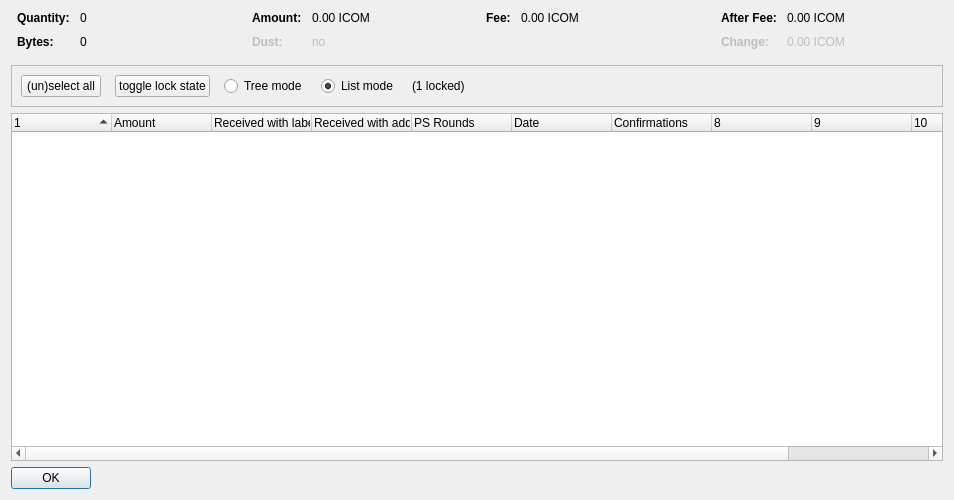
<?xml version="1.0" encoding="UTF-8"?>
<ui version="4.0">
 <class>CoinControlDialog</class>
 <widget class="QDialog" name="CoinControlDialog">
  <property name="geometry">
   <rect>
    <x>0</x>
    <y>0</y>
    <width>954</width>
    <height>500</height>
   </rect>
  </property>
  <property name="windowTitle">
   <string>Coin Selection</string>
  </property>
  <layout class="QVBoxLayout" name="verticalLayout">
   <item>
    <layout class="QHBoxLayout" name="horizontalLayoutTop" stretch="0,0,0,0">
     <property name="topMargin">
      <number>0</number>
     </property>
     <property name="bottomMargin">
      <number>10</number>
     </property>
     <item>
      <layout class="QFormLayout" name="formLayoutCoinControl1">
       <property name="horizontalSpacing">
        <number>10</number>
       </property>
       <property name="verticalSpacing">
        <number>10</number>
       </property>
       <property name="leftMargin">
        <number>6</number>
       </property>
       <property name="rightMargin">
        <number>6</number>
       </property>
       <item row="0" column="0">
        <widget class="QLabel" name="labelCoinControlQuantityText">
         <property name="font">
          <font>
           <weight>75</weight>
           <bold>true</bold>
          </font>
         </property>
         <property name="text">
          <string>Quantity:</string>
         </property>
        </widget>
       </item>
       <item row="0" column="1">
        <widget class="QLabel" name="labelCoinControlQuantity">
         <property name="cursor">
          <cursorShape>IBeamCursor</cursorShape>
         </property>
         <property name="contextMenuPolicy">
          <enum>Qt::ActionsContextMenu</enum>
         </property>
         <property name="text">
          <string notr="true">0</string>
         </property>
         <property name="textInteractionFlags">
          <set>Qt::LinksAccessibleByMouse|Qt::TextSelectableByKeyboard|Qt::TextSelectableByMouse</set>
         </property>
        </widget>
       </item>
       <item row="1" column="0">
        <widget class="QLabel" name="labelCoinControlBytesText">
         <property name="font">
          <font>
           <weight>75</weight>
           <bold>true</bold>
          </font>
         </property>
         <property name="text">
          <string>Bytes:</string>
         </property>
        </widget>
       </item>
       <item row="1" column="1">
        <widget class="QLabel" name="labelCoinControlBytes">
         <property name="cursor">
          <cursorShape>IBeamCursor</cursorShape>
         </property>
         <property name="contextMenuPolicy">
          <enum>Qt::ActionsContextMenu</enum>
         </property>
         <property name="text">
          <string notr="true">0</string>
         </property>
         <property name="textInteractionFlags">
          <set>Qt::LinksAccessibleByMouse|Qt::TextSelectableByKeyboard|Qt::TextSelectableByMouse</set>
         </property>
        </widget>
       </item>
      </layout>
     </item>
     <item>
      <layout class="QFormLayout" name="formLayoutCoinControl2">
       <property name="horizontalSpacing">
        <number>10</number>
       </property>
       <property name="verticalSpacing">
        <number>10</number>
       </property>
       <property name="leftMargin">
        <number>6</number>
       </property>
       <property name="rightMargin">
        <number>6</number>
       </property>
       <item row="0" column="0">
        <widget class="QLabel" name="labelCoinControlAmountText">
         <property name="font">
          <font>
           <weight>75</weight>
           <bold>true</bold>
          </font>
         </property>
         <property name="text">
          <string>Amount:</string>
         </property>
        </widget>
       </item>
       <item row="0" column="1">
        <widget class="QLabel" name="labelCoinControlAmount">
         <property name="cursor">
          <cursorShape>IBeamCursor</cursorShape>
         </property>
         <property name="contextMenuPolicy">
          <enum>Qt::ActionsContextMenu</enum>
         </property>
         <property name="text">
          <string notr="true">0.00 ICOM</string>
         </property>
         <property name="textInteractionFlags">
          <set>Qt::LinksAccessibleByMouse|Qt::TextSelectableByKeyboard|Qt::TextSelectableByMouse</set>
         </property>
        </widget>
       </item>
       <item row="1" column="0">
        <widget class="QLabel" name="labelCoinControlLowOutputText">
         <property name="enabled">
          <bool>false</bool>
         </property>
         <property name="font">
          <font>
           <weight>75</weight>
           <bold>true</bold>
          </font>
         </property>
         <property name="text">
          <string>Dust:</string>
         </property>
        </widget>
       </item>
       <item row="1" column="1">
        <widget class="QLabel" name="labelCoinControlLowOutput">
         <property name="enabled">
          <bool>false</bool>
         </property>
         <property name="cursor">
          <cursorShape>IBeamCursor</cursorShape>
         </property>
         <property name="contextMenuPolicy">
          <enum>Qt::ActionsContextMenu</enum>
         </property>
         <property name="text">
          <string notr="true">no</string>
         </property>
         <property name="textInteractionFlags">
          <set>Qt::LinksAccessibleByMouse|Qt::TextSelectableByKeyboard|Qt::TextSelectableByMouse</set>
         </property>
        </widget>
       </item>
      </layout>
     </item>
     <item>
      <layout class="QFormLayout" name="formLayoutCoinControl3">
       <property name="horizontalSpacing">
        <number>10</number>
       </property>
       <property name="verticalSpacing">
        <number>10</number>
       </property>
       <property name="leftMargin">
        <number>6</number>
       </property>
       <property name="rightMargin">
        <number>6</number>
       </property>
       <item row="0" column="0">
        <widget class="QLabel" name="labelCoinControlFeeText">
         <property name="font">
          <font>
           <weight>75</weight>
           <bold>true</bold>
          </font>
         </property>
         <property name="text">
          <string>Fee:</string>
         </property>
        </widget>
       </item>
       <item row="0" column="1">
        <widget class="QLabel" name="labelCoinControlFee">
         <property name="cursor">
          <cursorShape>IBeamCursor</cursorShape>
         </property>
         <property name="contextMenuPolicy">
          <enum>Qt::ActionsContextMenu</enum>
         </property>
         <property name="text">
          <string notr="true">0.00 ICOM</string>
         </property>
         <property name="textInteractionFlags">
          <set>Qt::LinksAccessibleByMouse|Qt::TextSelectableByKeyboard|Qt::TextSelectableByMouse</set>
         </property>
        </widget>
       </item>
      </layout>
     </item>
     <item>
      <layout class="QFormLayout" name="formLayoutCoinControl4">
       <property name="horizontalSpacing">
        <number>10</number>
       </property>
       <property name="verticalSpacing">
        <number>10</number>
       </property>
       <property name="leftMargin">
        <number>6</number>
       </property>
       <property name="rightMargin">
        <number>6</number>
       </property>
       <item row="0" column="0">
        <widget class="QLabel" name="labelCoinControlAfterFeeText">
         <property name="font">
          <font>
           <weight>75</weight>
           <bold>true</bold>
          </font>
         </property>
         <property name="text">
          <string>After Fee:</string>
         </property>
        </widget>
       </item>
       <item row="0" column="1">
        <widget class="QLabel" name="labelCoinControlAfterFee">
         <property name="cursor">
          <cursorShape>IBeamCursor</cursorShape>
         </property>
         <property name="contextMenuPolicy">
          <enum>Qt::ActionsContextMenu</enum>
         </property>
         <property name="text">
          <string notr="true">0.00 ICOM</string>
         </property>
         <property name="textInteractionFlags">
          <set>Qt::LinksAccessibleByMouse|Qt::TextSelectableByKeyboard|Qt::TextSelectableByMouse</set>
         </property>
        </widget>
       </item>
       <item row="1" column="0">
        <widget class="QLabel" name="labelCoinControlChangeText">
         <property name="enabled">
          <bool>false</bool>
         </property>
         <property name="font">
          <font>
           <weight>75</weight>
           <bold>true</bold>
          </font>
         </property>
         <property name="text">
          <string>Change:</string>
         </property>
        </widget>
       </item>
       <item row="1" column="1">
        <widget class="QLabel" name="labelCoinControlChange">
         <property name="enabled">
          <bool>false</bool>
         </property>
         <property name="cursor">
          <cursorShape>IBeamCursor</cursorShape>
         </property>
         <property name="contextMenuPolicy">
          <enum>Qt::ActionsContextMenu</enum>
         </property>
         <property name="text">
          <string notr="true">0.00 ICOM</string>
         </property>
         <property name="textInteractionFlags">
          <set>Qt::LinksAccessibleByMouse|Qt::TextSelectableByKeyboard|Qt::TextSelectableByMouse</set>
         </property>
        </widget>
       </item>
      </layout>
     </item>
    </layout>
   </item>
   <item>
    <widget class="QFrame" name="frame">
     <property name="minimumSize">
      <size>
       <width>0</width>
       <height>40</height>
      </size>
     </property>
     <property name="frameShape">
      <enum>QFrame::StyledPanel</enum>
     </property>
     <property name="frameShadow">
      <enum>QFrame::Sunken</enum>
     </property>
     <layout class="QHBoxLayout" name="horizontalLayout">
      <item>
       <layout class="QHBoxLayout" name="horizontalLayoutPanel" stretch="0,0,0,0,0,0">
        <property name="spacing">
         <number>14</number>
        </property>
        <item>
         <widget class="QPushButton" name="pushButtonSelectAll">
          <property name="sizePolicy">
           <sizepolicy hsizetype="Maximum" vsizetype="Fixed">
            <horstretch>0</horstretch>
            <verstretch>0</verstretch>
           </sizepolicy>
          </property>
          <property name="text">
           <string>(un)select all</string>
          </property>
          <property name="autoDefault">
           <bool>false</bool>
          </property>
         </widget>
        </item>
        <item>
         <widget class="QPushButton" name="pushButtonToggleLock">
          <property name="sizePolicy">
           <sizepolicy hsizetype="Maximum" vsizetype="Fixed">
            <horstretch>0</horstretch>
            <verstretch>0</verstretch>
           </sizepolicy>
          </property>
          <property name="text">
           <string>toggle lock state</string>
          </property>
          <property name="autoDefault">
           <bool>false</bool>
          </property>
         </widget>
        </item>
        <item>
         <widget class="QRadioButton" name="radioTreeMode">
          <property name="sizePolicy">
           <sizepolicy hsizetype="Maximum" vsizetype="Fixed">
            <horstretch>0</horstretch>
            <verstretch>0</verstretch>
           </sizepolicy>
          </property>
          <property name="text">
           <string>Tree mode</string>
          </property>
         </widget>
        </item>
        <item>
         <widget class="QRadioButton" name="radioListMode">
          <property name="sizePolicy">
           <sizepolicy hsizetype="Maximum" vsizetype="Fixed">
            <horstretch>0</horstretch>
            <verstretch>0</verstretch>
           </sizepolicy>
          </property>
          <property name="text">
           <string>List mode</string>
          </property>
          <property name="checked">
           <bool>true</bool>
          </property>
         </widget>
        </item>
        <item>
         <widget class="QLabel" name="labelLocked">
          <property name="text">
           <string>(1 locked)</string>
          </property>
         </widget>
        </item>
        <item>
         <spacer name="horizontalSpacer">
          <property name="orientation">
           <enum>Qt::Horizontal</enum>
          </property>
          <property name="sizeHint" stdset="0">
           <size>
            <width>40</width>
            <height>20</height>
           </size>
          </property>
         </spacer>
        </item>
       </layout>
      </item>
     </layout>
    </widget>
   </item>
   <item>
    <widget class="CoinControlTreeWidget" name="treeWidget">
     <property name="contextMenuPolicy">
      <enum>Qt::CustomContextMenu</enum>
     </property>
     <property name="sortingEnabled">
      <bool>false</bool>
     </property>
     <property name="columnCount">
      <number>11</number>
     </property>
     <attribute name="headerShowSortIndicator" stdset="0">
      <bool>true</bool>
     </attribute>
     <attribute name="headerStretchLastSection">
      <bool>false</bool>
     </attribute>
     <column>
      <property name="text">
       <string/>
      </property>
     </column>
     <column>
      <property name="text">
       <string>Amount</string>
      </property>
     </column>
     <column>
      <property name="text">
       <string>Received with label</string>
      </property>
     </column>
     <column>
      <property name="text">
       <string>Received with address</string>
      </property>
     </column>
     <column>
      <property name="text">
       <string>PS Rounds</string>
      </property>
     </column>
     <column>
      <property name="text">
       <string>Date</string>
      </property>
     </column>
     <column>
      <property name="text">
       <string>Confirmations</string>
      </property>
      <property name="toolTip">
       <string>Confirmed</string>
      </property>
     </column>
     <column>
      <property name="text">
       <string/>
      </property>
     </column>
     <column>
      <property name="text">
       <string/>
      </property>
     </column>
     <column>
      <property name="text">
       <string/>
      </property>
     </column>
     <column>
      <property name="text">
       <string/>
      </property>
     </column>
    </widget>
   </item>
   <item>
    <widget class="QDialogButtonBox" name="buttonBox">
     <property name="sizePolicy">
      <sizepolicy hsizetype="Maximum" vsizetype="Fixed">
       <horstretch>0</horstretch>
       <verstretch>0</verstretch>
      </sizepolicy>
     </property>
     <property name="orientation">
      <enum>Qt::Horizontal</enum>
     </property>
     <property name="standardButtons">
      <set>QDialogButtonBox::Ok</set>
     </property>
    </widget>
   </item>
  </layout>
 </widget>
 <customwidgets>
  <customwidget>
   <class>CoinControlTreeWidget</class>
   <extends>QTreeWidget</extends>
   <header>coincontroltreewidget.h</header>
  </customwidget>
 </customwidgets>
 <resources/>
 <connections/>
</ui>
